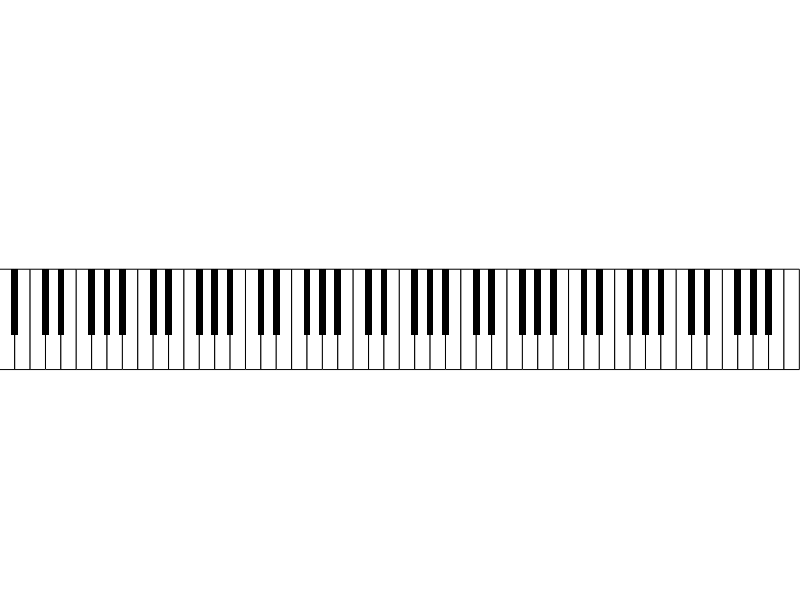

Write the MATLAB code that produced this figure. (Note: this script raises an error after producing the figure.)
%CSC4630 Matlab Semester Project
%MATLAB-based inspection system
%Group Member: Chengpeng Wu, Rachel Abraham, Sahba Atarodi

function piano
[hFigure,y,Fs]=Init;
audioPlayerCell=ConstructAudioPlayer(y,Fs);%audioPlayerCell{39} is standard C.
hFigure.KeyPressFcn=@KeyPressFunction;
hFigure.KeyReleaseFcn=@KeyReleaseFunction;
key=[];

    function [hFigure,y,Fs]=Init
        load standardNote.mat;
        screensize=get(0,'screensize');
        hFigure=figure('position',[(screensize(3)-1196)/2 (screensize(4)-200)/2 1195 200],'toolbar','none','menubar','none','numbertitle','off','name','Piano Simulation');
        hAxes=axes('parent',hFigure,'units','pixels','position',[0 0 1195 200]);
        axis off;
        axis([0 1195 0 200]);
        imgMat=ones(200,1195,3);
        imshow(imgMat,'parent',hAxes);
        hold on;
        for ii=1:52
            fill([23*(ii-1) 23*(ii-1) 23*ii 23*ii],[200 200 200 200]-[0 150 150 0],'w');
        end
        for ii=0:6
            fill([64+ii*161 64+ii*161 74+ii*161 74+ii*161],[200 200 200 200]-[51 150 150 51],'k','edgealpha',0);
            fill([87+ii*161 87+ii*161 97+ii*161 97+ii*161],[200 200 200 200]-[51 150 150 51],'k','edgealpha',0);
            fill([133+ii*161 133+ii*161 143+ii*161 143+ii*161],[200 200 200 200]-[51 150 150 51],'k','edgealpha',0);
            fill([156+ii*161 156+ii*161 166+ii*161 166+ii*161],[200 200 200 200]-[51 150 150 51],'k','edgealpha',0);
            fill([179+ii*161 179+ii*161 189+ii*161 189+ii*161],[200 200 200 200]-[51 150 150 51],'k','edgealpha',0);
        end
        fill([18 18 28 28],[200 200 200 200]-[51 150 150 51],'k','edgealpha',0);
    end

    function KeyPressFunction(~,~,~)
        currentCharacter=get(hFigure,'currentcharacter');
        if ~any(currentCharacter==key)
            key=[key currentCharacter];
            StartPlaying(key(end));
        end
    end

    function KeyReleaseFunction(~,~)
        currentCharacter=get(hFigure,'currentcharacter');
        StopPlaying(currentCharacter);
        key=strrep(key,currentCharacter,'');
    end

    function audioPlayerCell=ConstructAudioPlayer(y,Fs)
        for id=1:88
            audioPlayerCell{id}=audioplayer(y(20000:end),Fs*2^(-19/6+1/12*(id-1)));
        end
    end

    function StartPlaying(note)
        if isempty(note)
            return;
        end
        switch note
            case 'z'
                play(audioPlayerCell{29});Deepen(29);
            case 'x'
                play(audioPlayerCell{30});Deepen(30);
            case 'c'
                play(audioPlayerCell{31});Deepen(31);
            case 'v'
                play(audioPlayerCell{32});Deepen(32);
            case 'b'
                play(audioPlayerCell{33});Deepen(33);
            case 'n'
                play(audioPlayerCell{34});Deepen(34);
            case 'm'
                play(audioPlayerCell{35});Deepen(35);
            case char(44)
                play(audioPlayerCell{36});Deepen(36);
            case char(46)
                play(audioPlayerCell{37});Deepen(37);
            case char(47)
                play(audioPlayerCell{38});Deepen(38);
            case '1'
                play(audioPlayerCell{39});Deepen(39);
            case '2'
                play(audioPlayerCell{40});Deepen(40);
            case '3'
                play(audioPlayerCell{41});Deepen(41);
            case '4'
                play(audioPlayerCell{42});Deepen(42);
            case '5'
                play(audioPlayerCell{43});Deepen(43);
            case '6'
                play(audioPlayerCell{44});Deepen(44);
            case '7'
                play(audioPlayerCell{45});Deepen(45);
            case '8'
                play(audioPlayerCell{46});Deepen(46);
            case '9'
                play(audioPlayerCell{47});Deepen(47);
            case '0'
                play(audioPlayerCell{48});Deepen(48);
            case char(45)
                play(audioPlayerCell{49});Deepen(49);
            case char(61)
                play(audioPlayerCell{50});Deepen(50);
            case 'q'
                play(audioPlayerCell{51});Deepen(51);
            case 'w'
                play(audioPlayerCell{52});Deepen(52);
            case 'e'
                play(audioPlayerCell{53});Deepen(53);
            case 'r'
                play(audioPlayerCell{54});Deepen(54);
            case 't'
                play(audioPlayerCell{55});Deepen(55);
            case 'y'
                play(audioPlayerCell{56});Deepen(56);
            case 'u'
                play(audioPlayerCell{57});Deepen(57);
            case 'i'
                play(audioPlayerCell{58});Deepen(58);
            case 'o'
                play(audioPlayerCell{59});Deepen(59);
            case 'p'
                play(audioPlayerCell{60});Deepen(60);
            case char(91)
                play(audioPlayerCell{61});Deepen(61);
            case char(93)
                play(audioPlayerCell{62});Deepen(62);
        end
    end

    function StopPlaying(note)
        switch note
            case 'z'
                stop(audioPlayerCell{29});Undeepen(29);
            case 'x'
                stop(audioPlayerCell{30});Undeepen(30);
            case 'c'
                stop(audioPlayerCell{31});Undeepen(31);
            case 'v'
                stop(audioPlayerCell{32});Undeepen(32);
            case 'b'
                stop(audioPlayerCell{33});Undeepen(33);
            case 'n'
                stop(audioPlayerCell{34});Undeepen(34);
            case 'm'
                stop(audioPlayerCell{35});Undeepen(35);
            case char(44)
                stop(audioPlayerCell{36});Undeepen(36);
            case char(46)
                stop(audioPlayerCell{37});Undeepen(37);
            case char(47)
                stop(audioPlayerCell{38});Undeepen(38);
            case '1'
                stop(audioPlayerCell{39});Undeepen(39);
            case '2'
                stop(audioPlayerCell{40});Undeepen(40);
            case '3'
                stop(audioPlayerCell{41});Undeepen(41);
            case '4'
                stop(audioPlayerCell{42});Undeepen(42);
            case '5'
                stop(audioPlayerCell{43});Undeepen(43);
            case '6'
                stop(audioPlayerCell{44});Undeepen(44);
            case '7'
                stop(audioPlayerCell{45});Undeepen(45);
            case '8'
                stop(audioPlayerCell{46});Undeepen(46);
            case '9'
                stop(audioPlayerCell{47});Undeepen(47);
            case '0'
                stop(audioPlayerCell{48});Undeepen(48);
            case char(45)
                stop(audioPlayerCell{49});Undeepen(49);
            case char(61)
                stop(audioPlayerCell{50});Undeepen(50);
            case 'q'
                stop(audioPlayerCell{51});Undeepen(51);
            case 'w'
                stop(audioPlayerCell{52});Undeepen(52);
            case 'e'
                stop(audioPlayerCell{53});Undeepen(53);
            case 'r'
                stop(audioPlayerCell{54});Undeepen(54);
            case 't'
                stop(audioPlayerCell{55});Undeepen(55);
            case 'y'
                stop(audioPlayerCell{56});Undeepen(56);
            case 'u'
                stop(audioPlayerCell{57});Undeepen(57);
            case 'i'
                stop(audioPlayerCell{58});Undeepen(58);
            case 'o'
                stop(audioPlayerCell{59});Undeepen(59);
            case 'p'
                stop(audioPlayerCell{60});Undeepen(60);
            case char(91)
                stop(audioPlayerCell{61});Undeepen(61);
            case char(93)
                stop(audioPlayerCell{62});Undeepen(62);
        end
    end

    function Deepen(id)
        pos=location(id);
        fill([pos-5 pos-5 pos+5 pos+5],[49 44 44 49],'r','edgealpha',0);
    end

    function Undeepen(id)
        pos=location(id);
        fill([pos-5 pos-5 pos+5 pos+5],[49 44 44 49],'w','edgealpha',0);
    end

    function pos=location(id)
        iPos=mod((id-27),12);
        oPos=floor((id-27)/12);
        temp=[11.5 23 34.5 46 57.5 80.5 92 103.5 115 126.5 138 149.5];
        pos=oPos*161+368+temp(iPos+1);
    end

end